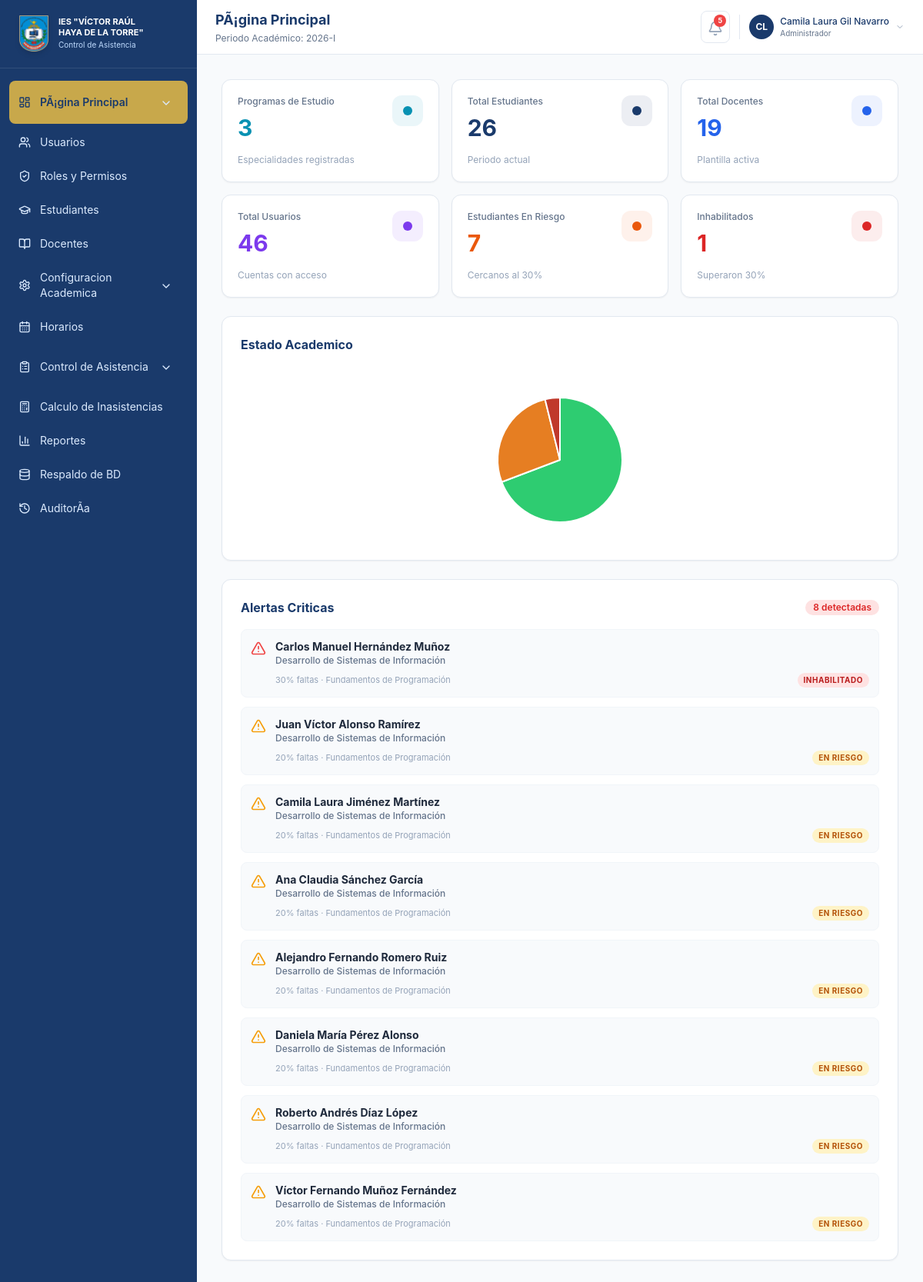
/index.php (signed in), run on the app's committed database.
### tables this page shows
CREATE TABLE `estudiantes` (
  `id` int(11) NOT NULL AUTO_INCREMENT,
  `codigo` varchar(30) NOT NULL,
  `dni` varchar(20) NOT NULL,
  `nombres` varchar(160) NOT NULL,
  `programa_id` int(11) DEFAULT NULL,
  `periodo_curricular_id` int(11) DEFAULT NULL,
  `unidad_didactica_id` int(11) DEFAULT NULL,
  `seccion` varchar(10) NOT NULL,
  `total_sesiones` int(11) NOT NULL DEFAULT 0,
  `inasistencias` int(11) NOT NULL DEFAULT 0,
  `estado` enum('Activo','En riesgo','Inhabilitado') NOT NULL DEFAULT 'Activo',
  PRIMARY KEY (`id`),
  UNIQUE KEY `codigo` (`codigo`),
  KEY `fk_estudiantes_programa` (`programa_id`),
  KEY `fk_estudiantes_periodo` (`periodo_curricular_id`),
  KEY `fk_estudiantes_unidad` (`unidad_didactica_id`),
  KEY `idx_estudiantes_programa` (`programa_id`,`periodo_curricular_id`),
  CONSTRAINT `fk_estudiantes_periodo` FOREIGN KEY (`periodo_curricular_id`) REFERENCES `periodos_curriculares` (`id`) ON DELETE SET NULL,
  CONSTRAINT `fk_estudiantes_programa` FOREIGN KEY (`programa_id`) REFERENCES `programas` (`id`) ON DELETE SET NULL,
  CONSTRAINT `fk_estudiantes_unidad` FOREIGN KEY (`unidad_didactica_id`) REFERENCES `unidades_didacticas` (`id`) ON DELETE SET NULL
);

CREATE TABLE `programas` (
  `id` int(11) NOT NULL AUTO_INCREMENT,
  `codigo` varchar(10) NOT NULL,
  `nombre` varchar(180) NOT NULL,
  `estado` enum('Activo','Inactivo') NOT NULL DEFAULT 'Activo',
  PRIMARY KEY (`id`),
  UNIQUE KEY `codigo` (`codigo`)
);

CREATE TABLE `unidades_didacticas` (
  `id` int(11) NOT NULL AUTO_INCREMENT,
  `periodo_curricular_id` int(11) NOT NULL,
  `nombre` varchar(180) NOT NULL,
  `estado` enum('Activo','Inactivo') NOT NULL DEFAULT 'Activo',
  PRIMARY KEY (`id`),
  KEY `periodo_curricular_id` (`periodo_curricular_id`),
  CONSTRAINT `unidades_didacticas_ibfk_1` FOREIGN KEY (`periodo_curricular_id`) REFERENCES `periodos_curriculares` (`id`)
);

### public/index.php (called while the page is built, shortened)
<?php
require __DIR__ . '/layout.php';

### app/helpers.php (called while the page is built, shortened)
<?php
require_once __DIR__ . '/db.php';
function e(string|int|float|null $value): string
{
    return htmlspecialchars((string) $value, ENT_QUOTES, 'UTF-8');
}
function app_config(string $clave, mixed $default = null): mixed
{
    try {
        $pdo = db();
        $stmt = $pdo->prepare('SELECT valor FROM configuracion WHERE clave = ?');
        $stmt->execute([$clave]);
        $val = $stmt->fetchColumn();
        return $val !== false ? $val : $default;
    } catch (Exception $e) {
        return $default;
    }
}
function pct(array $estudiante): int
{
    $sesiones = max((int) ($estudiante['sesiones'] ?? 0), 1);
    return (int) round(((int) ($estudiante['inasistencias'] ?? 0) / $sesiones) * 100);
}
function badge_class(?string $estado): string
{
    return match ($estado) {
        'Activo', 'Presente', 'Registrada' => 'bg-emerald-100 text-emerald-700',
        'En riesgo', 'Tardanza', 'Pendiente' => 'bg-amber-100 text-amber-700',
        'Inhabilitado', 'Inasistente', 'Cerrada' => 'bg-red-100 text-red-700',
        'Justificado' => 'bg-blue-100 text-blue-700',
        default => 'bg-slate-100 text-slate-600',
    };
}

### app/db.php (called while the page is built, shortened)
<?php
function db(): PDO
{
    static $pdo = null;
    if ($pdo instanceof PDO) {
        return $pdo;
    }
    try {
        $dsn = 'mysql:host=' . DB_HOST . ';dbname=' . DB_NAME . ';charset=' . DB_CHARSET;
        $pdo = new PDO($dsn, DB_USER, DB_PASS, [
            PDO::ATTR_ERRMODE => PDO::ERRMODE_EXCEPTION,
            PDO::ATTR_DEFAULT_FETCH_MODE => PDO::FETCH_ASSOC,
            PDO::ATTR_EMULATE_PREPARES => false,
        ]);
    } catch (PDOException $e) {
        error_log('Error de base de datos: ' . $e->getMessage());
        http_response_code(500);
        die('La base de datos no está disponible. Verifique app/config.php e importe database/schema.sql antes de usar el sistema.');
    }
    return $pdo;
}
function fetch_all(string $sql, array $params = []): array
{
    $stmt = db()->prepare($sql);
    $stmt->execute($params);
    return $stmt->fetchAll();
}
function fetch_one(string $sql, array $params = []): ?array
{
    $stmt = db()->prepare($sql);
    $stmt->execute($params);
    $row = $stmt->fetch();
    return $row ?: null;
}

### public/modules/dashboard.php (the view, shortened to what this page needs)
<?php
$programaFiltro = $_GET['programa'] ?? 'Todos';
$programaMap = [
    'DSI' => 'Desarrollo de Sistemas de Informacion',
    'CON' => 'Contabilidad',
    'ENF' => 'Enfermeria Tecnica',
];
$filtroNombre = $programaFiltro === 'Todos' ? null : ($programaMap[$programaFiltro] ?? $programaFiltro);
$cfgInasistencia = (int) app_config('regla_inasistencia', 30);
$cfgRiesgo = (int) app_config('regla_riesgo', 20);
$limiteInhabilitado = $cfgInasistencia / 100;
$limiteRiesgo = $cfgRiesgo / 100;
$whereEstudiantes = $filtroNombre ? 'WHERE p.nombre = ?' : '';
$paramsEstudiantes = $filtroNombre ? [$filtroNombre] : [];
$totales = fetch_one("
    SELECT
        COUNT(e.id) as total,
        SUM(CASE WHEN (e.inasistencias / NULLIF(e.total_sesiones, 0)) < $limiteRiesgo OR e.total_sesiones IS NULL OR e.total_sesiones = 0 THEN 1 ELSE 0 END) as activos,
        SUM(CASE WHEN (e.inasistencias / NULLIF(e.total_sesiones, 0)) >= $limiteRiesgo AND (e.inasistencias / NULLIF(e.total_sesiones, 0)) < $limiteInhabilitado THEN 1 ELSE 0 END) as riesgo,
        SUM(CASE WHEN (e.inasistencias / NULLIF(e.total_sesiones, 0)) >= $limiteInhabilitado THEN 1 ELSE 0 END) as inhabilitados
    FROM estudiantes e
    LEFT JOIN programas p ON e.programa_id = p.id
    $whereEstudiantes
", $paramsEstudiantes);
$totalDocentes = fetch_one('SELECT COUNT(*) as total FROM docentes')['total'] ?? 0;
$totalProgramas = fetch_one('SELECT COUNT(*) as total FROM programas')['total'] ?? 0;
$totalUsuarios = fetch_one('SELECT COUNT(*) as total FROM usuarios')['total'] ?? 0;
$alertas = fetch_all("
    SELECT e.nombres, p.nombre as programa, ud.nombre as unidad,
        CASE
            WHEN (e.inasistencias / NULLIF(e.total_sesiones, 0)) >= $limiteInhabilitado THEN 'Inhabilitado'
            ELSE 'En riesgo'
        END as estado,
        e.total_sesiones as sesiones, e.inasistencias
    FROM estudiantes e
    LEFT JOIN programas p ON e.programa_id = p.id
    LEFT JOIN unidades_didacticas ud ON e.unidad_didactica_id = ud.id
    WHERE (e.inasistencias / NULLIF(e.total_sesiones, 0)) >= $limiteRiesgo " . ($filtroNombre ? "AND p.nombre = ?" : "") . "
    ORDER BY (e.inasistencias / NULLIF(e.total_sesiones, 0)) DESC LIMIT 10
", $paramsEstudiantes);
$cards = [
    ['Programas de Estudio', $totalProgramas, '#0891b2', 'Especialidades registradas'],
    ['Total Estudiantes', $totales['total'] ?? 0, '#1a3a6b', 'Periodo actual'],
    ['Total Docentes', $totalDocentes, '#2563eb', 'Plantilla activa'],
    ['Total Usuarios', $totalUsuarios, '#7c3aed', 'Cuentas con acceso'],
    ['Estudiantes En Riesgo', $totales['riesgo'] ?? 0, '#ea580c', "Cercanos al {$cfgInasistencia}%"],
    ['Inhabilitados', $totales['inhabilitados'] ?? 0, '#dc2626', "Superaron {$cfgInasistencia}%"],
];
$chartData = [
    'estado' => [
        'labels' => ['Activo', 'En riesgo', 'Inhabilitado'],
        'values' => [$totales['activos'] ?? 0, $totales['riesgo'] ?? 0, $totales['inhabilitados'] ?? 0],
    ]
];
function render_dashboard_card(string $label, string|int $value, string $color, string $sub): void
{
    ?>
    <div class="flex flex-col justify-between rounded-xl border border-slate-200 bg-white p-5 shadow-sm transition-shadow hover:shadow-md">
        <div class="flex items-start justify-between gap-4">
            <div class="min-w-0 flex-1">
                <p class="truncate text-xs font-medium text-slate-500" title="<?= e($label) ?>"><?= e($label) ?></p>
                <p class="mt-2 text-3xl font-bold" style="color: <?= e($color) ?>"><?= e($value) ?></p>
            </div>
            <div class="flex h-10 w-10 shrink-0 items-center justify-center rounded-xl" style="background-color: <?= e($color) ?>15">
                <div class="h-3 w-3 rounded-full" style="background-color: <?= e($color) ?>"></div>
            </div>
        </div>
        <p class="mt-4 truncate text-xs text-slate-400" title="<?= e($sub) ?>"><?= e($sub) ?></p>
    </div>
    <?php
}
?>
<div class="space-y-6">
    <div class="flex flex-col sm:grid gap-4 sm:grid-cols-2 lg:grid-cols-3 xl:grid-cols-3 2xl:grid-cols-6">
        <?php foreach ($cards as [$label, $value, $color, $sub]): ?>
            <?php render_dashboard_card($label, $value, $color, $sub); ?>
        <?php endforeach; ?>
    </div>
    <div class="flex flex-col gap-6 xl:grid xl:grid-cols-2">
        <div class="w-full rounded-xl border border-slate-200 bg-white p-6 shadow-sm xl:self-start">
            <h2 class="font-bold text-[#1a3a6b]">Estado Academico</h2>
            <div class="relative mx-auto mt-6 h-[220px] max-w-[220px]">
                <canvas id="chartEstado"></canvas>
            </div>
        </div>
        <div class="rounded-xl border border-slate-200 bg-white p-6 shadow-sm">
            <div class="mb-4 flex items-center justify-between">
                <h2 class="font-bold text-[#1a3a6b]">Alertas Criticas</h2>
                    <span class="rounded-full bg-red-100 px-2.5 py-0.5 text-xs font-semibold text-red-600"><?= count($alertas) ?> detectadas</span>
                </div>
                <div class="space-y-3">
                    <?php foreach ($alertas as $est):
                        $iconTone = $est['estado'] === 'Inhabilitado' ? 'text-red-500' : 'text-amber-500';
                    ?>
                        <div class="flex items-start gap-3 rounded-lg border border-slate-100 bg-slate-50 p-3 transition hover:border-slate-200 hover:bg-slate-100">
                            <i data-lucide="triangle-alert" class="mt-0.5 h-5 w-5 shrink-0 <?= $iconTone ?>"></i>
                            <div class="min-w-0 flex-1">
                                <p class="break-words text-sm font-bold text-slate-800" title="<?= e($est['nombres']) ?>"><?= e($est['nombres']) ?></p>
                                <p class="break-words text-xs font-medium text-slate-500" title="<?= e($est['programa']) ?>"><?= e($est['programa']) ?></p>
                                <div class="mt-2 flex flex-wrap items-center justify-between gap-2">
                                    <p class="min-w-0 flex-1 break-words text-[11px] text-slate-400" title="<?= e($est['unidad']) ?>"><?= pct($est) ?>% faltas · <?= e($est['unidad']) ?></p>
                                    <span class="shrink-0 rounded-full px-2 py-0.5 text-[10px] font-bold uppercase tracking-wider <?= badge_class($est['estado']) ?>"><?= e($est['estado']) ?></span>
                                </div>
                            </div>
                        </div>
                    <?php endforeach; ?>
                </div>
            </div>
        </div>
    </div>
<script>
window.dashboardChartData = <?= json_encode($chartData, JSON_UNESCAPED_UNICODE | JSON_HEX_TAG | JSON_HEX_AMP | JSON_HEX_APOS | JSON_HEX_QUOT) ?>;
</script>

### data on the page
estudiantes: nombres "Carlos Manuel Hernández Muñoz", programa.nombre "Desarrollo de Sistemas de Información", pct($est) "30", unidad_didactica.nombre "Fundamentos de Programación", estado "INHABILITADO"
estudiantes: nombres "Juan Víctor Alonso Ramírez", programa.nombre "Desarrollo de Sistemas de Información", pct($est) "20", unidad_didactica.nombre "Fundamentos de Programación", estado "EN RIESGO"
estudiantes: nombres "Camila Laura Jiménez Martínez", programa.nombre "Desarrollo de Sistemas de Información", pct($est) "20", unidad_didactica.nombre "Fundamentos de Programación", estado "EN RIESGO"
estudiantes: nombres "Ana Claudia Sánchez García", programa.nombre "Desarrollo de Sistemas de Información", pct($est) "20", unidad_didactica.nombre "Fundamentos de Programación", estado "EN RIESGO"
estudiantes: nombres "Alejandro Fernando Romero Ruiz", programa.nombre "Desarrollo de Sistemas de Información", pct($est) "20", unidad_didactica.nombre "Fundamentos de Programación", estado "EN RIESGO"
estudiantes: nombres "Daniela María Pérez Alonso", programa.nombre "Desarrollo de Sistemas de Información", pct($est) "20", unidad_didactica.nombre "Fundamentos de Programación", estado "EN RIESGO"
estudiantes: nombres "Roberto Andrés Díaz López", programa.nombre "Desarrollo de Sistemas de Información", pct($est) "20", unidad_didactica.nombre "Fundamentos de Programación", estado "EN RIESGO"
estudiantes: nombres "Víctor Fernando Muñoz Fernández", programa.nombre "Desarrollo de Sistemas de Información", pct($est) "20", unidad_didactica.nombre "Fundamentos de Programación", estado "EN RIESGO"

### other printed values
$label "PÃ¡gina Principal"
$label "Usuarios"
$label "Roles y Permisos"
$label "Estudiantes"
$label "Docentes"
$label "Configuracion Academica"
$label "Horarios"
$label "Control de Asistencia"
$label "Calculo de Inasistencias"
$label "Reportes"
$label "Respaldo de BD"
$label "AuditorÃ­a"
$title "PÃ¡gina Principal"
$unread_count "5"
user_initials($user['nombre']) "CL"
